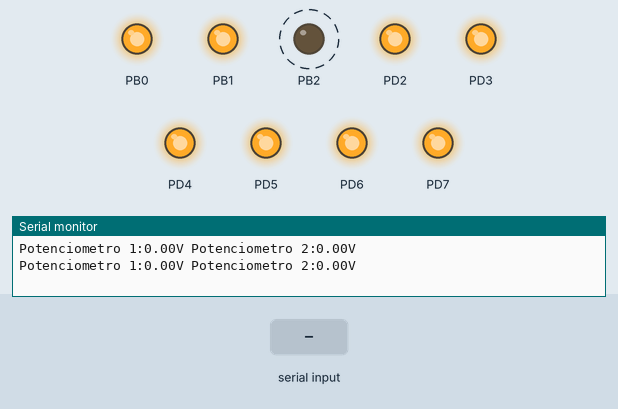
Bench run of a program on a simulated ATmega328P, built with avr-gcc and emulated at 16 MHz. Parts: output pins drawn as LEDs (lit = HIGH), the last lines printed to the serial monitor. Dashed ring = blinking. Inputs (shaded band) come from the test bench.

Above: at 1.2 s.
1.3 s: "90,45\n" received over Serial
At 2.5 s:
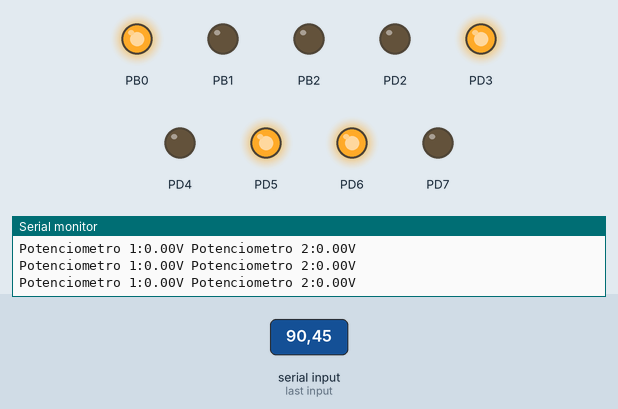
4.3 s: byte 10 ('\n') received over Serial
At 5.2 s:
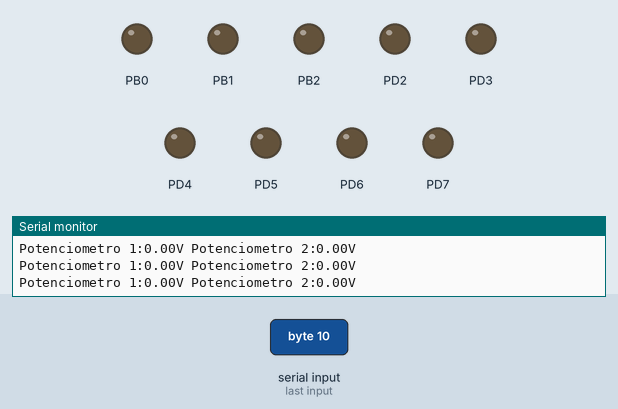
7.3 s: "30,150\n" received over Serial
At 8.4 s:
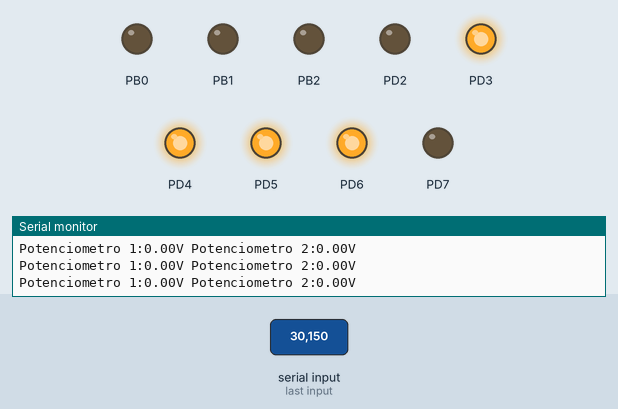
10.3 s: "1\n" received over Serial
At 11.6 s:
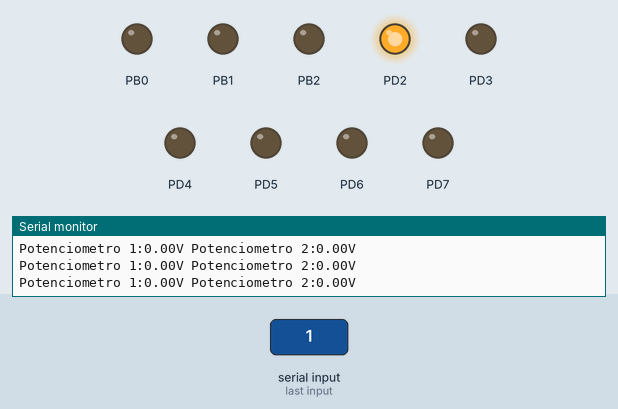
13.3 s: "2\n" received over Serial
At 14.3 s:
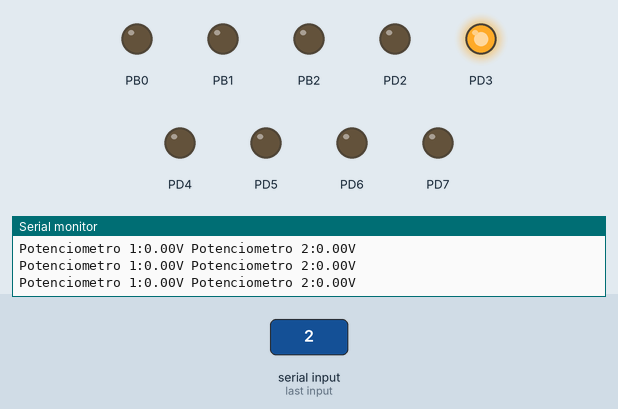
16.3 s: "3\n" received over Serial
At 17.5 s:
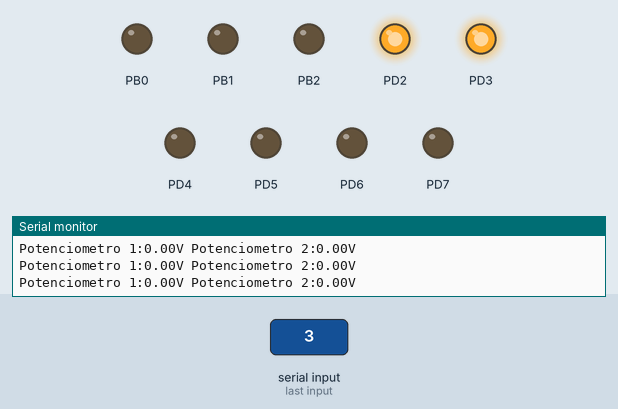
Timing chart, 0 to 20.3 s (numbered marks = the images above; inputs shaded):
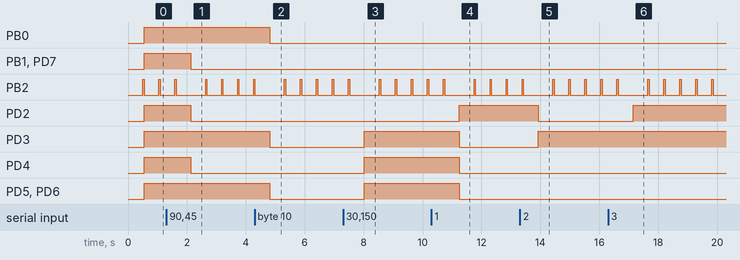

The program:

main.c
```c
/*
 * lab3_master.c
 *
 * Created: 2/6/2025 7:24:20 PM
 * Author : njfg0
 */
#define F_CPU 16000000
#include <avr/io.h>
#include <avr/interrupt.h>
#include <util/delay.h>
#include <stdint.h>
#include "SPI/SPI.h"
#include <string.h>
#include <stdio.h>
#include <stdlib.h>
#include "com_uart/com_uart.h"


uint8_t valorpot1=0;
uint8_t valorpot2=0;
uint8_t flag=1;
uint8_t leer_uart=0;
volatile char buffRX;
char cadena[4];
char *wordRX;
char *inicio_wordRX;
uint8_t num_Uart = 255;

void refreshPort(uint8_t valor);
void writetxtUART(char* texto);

int main(void)
{
	cli();
	initUART9600();
	DDRD|=0xFC;
	DDRB|=0x03;
	sei();
	DDRB|=(1<<DDB0)|(1<<DDB1);
	spiInit(SPI_MASTER_OSC_DIV16,SPI_DATA_ORDER_MSB,SPI_CLOCK_IDLE_LOW,SPI_CLOCK_FIRST_EDGE);
	wordRX = cadena;
	inicio_wordRX = wordRX;
    /* Replace with your application code */
    while (1)
    {
		PORTB &=~(1<<PORTB2);
		spiWrite('0');
		valorpot2=spiRead();
		_delay_ms(250);
		PORTB|=(1<<PORTB2);

		PORTB &=~(1<<PORTB2);
		spiWrite('1');
		valorpot1=spiRead();
		_delay_ms(250);
		PORTB|=(1<<PORTB2);


		float mpot1=(valorpot1*5.0)/255.0;
		float mpot2=(valorpot2*5.0)/255.0;

		int enterov1=(int)mpot1;
		int decimalv1=(int)((mpot1-enterov1)*100);

		int enterov2=(int)mpot2;
		int decimalv2=(int)((mpot2-enterov2)*100);

		char mensaje1[5];
		mensaje1[0]='0'+enterov1;
		mensaje1[1]='.';
		mensaje1[2]='0'+(decimalv1/10);
		mensaje1[3]='0'+(decimalv1%10);
		mensaje1[4]='V';
		mensaje1[5]='\0';

		char mensaje[100];
		strcpy(mensaje,"Potenciometro 1:");
		strcat(mensaje,mensaje1);

		char mensaje2[5];
		mensaje2[0]='0'+enterov2;
		mensaje2[1]='.';
		mensaje2[2]='0'+(decimalv2/10);
		mensaje2[3]='0'+(decimalv2%10);
		mensaje2[4]='V';
		mensaje2[5]='\0';

		strcat(mensaje," Potenciometro 2:");
		strcat(mensaje,mensaje2);
		strcat(mensaje,"\n");
		writetxtUART(mensaje);

		if (leer_uart==1){
			num_Uart = atoi(wordRX);
			//writetxtUART(wordRX);
			wordRX[0] = '\0';
			PORTB &=~(1<<PORTB2);
			spiWrite('a');
			spiRead();
			_delay_ms(250);
			PORTB|=(1<<PORTB2);
			PORTB &=~(1<<PORTB2);
			spiWrite(num_Uart);
			spiRead();
			_delay_ms(250);
			PORTB|=(1<<PORTB2);
			leer_uart=0;
		}
		PORTD=((PORTD&0x03)|((num_Uart<<2)&0xFC));
		PORTB=((PORTB&0xFC)|((num_Uart>>6)&0x03));

    }
}
void writetxtUART(char* texto){
	uint8_t i;
	for (i=0;texto[i]!='\0';i++){
		while(!(UCSR0A&(1<<UDRE0)));//esperar hasta que el udre0 esté en 1
		UDR0=texto[i];//cuando i nulo se acaba
		flag=0;
	}
}

/*void stringToInt(const char *str){
	while (*str) {
		char car = *str;

	}
}*/

ISR(USART_RX_vect){
	buffRX=UDR0;
	if ((buffRX == '\n')||(buffRX == '\r')) { //(buffRX==0)||
		leer_uart = 1;
		*wordRX = '\0';
		wordRX++;
		wordRX = inicio_wordRX;
	} else {
		*wordRX = buffRX;
		wordRX++;
	}
}
```

SPI.c
```c
/*
 * SPI.c
 *
 * Created: 2/6/2025 7:28:12 PM
 *  Author: njfg0
 */
#include "SPI.h"

void spiInit(Spi_Type sType, Spi_Data_Order sDataOrder, Spi_Clock_Polarity sClockPolarity, Spi_Clock_Phase sClockPhase){
	//PB2=SS
	//PB3=MOSI
	//PB4=MISO
	//PB5=SCK

	if (sType&(1<<MSTR)){
		DDRB|=(1<<DDB3)|(1<<DDB5)|(1<<DDB2);
		DDRB&=~(1<<DDB4);
		SPCR|=(1<<MSTR);

		uint8_t temp=sType&0b00000111;
		switch(temp){
			case 0://DIV2
				SPCR&=~((1<<SPR1)|(1<<SPR0));
				SPSR|=(1<<SPI2X);
			break;
			case 1://DIV4
				SPCR&=~((1<<SPR1)|(1<<SPR0));
				SPSR&=~(1<<SPI2X);
			break;
			case 2:
				SPCR|=(1<<SPR0);
				SPCR&=~(1<<SPR1);
				SPSR|=(1<<SPI2X);
			break;
			case 3:
				SPCR|=(1<<SPR0);
				SPCR&=~(1<<SPR1);
				SPSR&=~(1<<SPI2X);
			break;
			case 4:
				SPCR&=~(1<<SPR0);
				SPCR|=(1<<SPR1);
				SPSR|=(1<<SPI2X);
			break;
			case 5:
				SPCR&=~(1<<SPR0);
				SPCR|=(1<<SPR1);
				SPSR&=~(1<<SPI2X);
			break;
			case 6://DIV128
				SPCR|=((1<<SPR1)|(1<<SPR0));
				SPSR&=~(1<<SPI2X);
			break;
		}
	}else{//Slave mode
		DDRB|=(1<<DDB4);
		DDRB&=~((1<<DDB3)|(1<<DDB5)|(1<<DDB2));
		SPCR&=~(1<<MSTR);
	}
	SPCR|=(1<<SPE)|sDataOrder|sClockPolarity|sClockPhase;
}

static void spiReceiveWait(){//espera a recibir la data completa
	while(!(SPSR&(1<<SPIF)));
}

void spiWrite(uint8_t dat){
	SPDR=dat;//envia la data al bus
	while(!(SPSR&(1<<SPIF))); //espera a que se termine de mandar
}

unsigned spiDataReady(){
	if(SPSR &(1<<SPIF))
	return 1;
	else
	return 0;
}

uint8_t spiRead(void){
	//while(!(SPSR&(1<<SPIF)));//ESPERA A QUE SE COMPLETE DE RECIBIR TODA LA INFO
	return(SPDR);//LEE LA INFORMACIÓN
}
```

SPI.h
```c
/*
 * SPI.h
 *
 * Created: 2/6/2025 7:28:03 PM
 *  Author: njfg0
 */


#ifndef SPI_H_
#define SPI_H_

#include <avr/io.h>
#include <stdint.h>

typedef enum{
	SPI_MASTER_OSC_DIV2=0b01010000,
	SPI_MASTER_OSC_DIV4=0b01010001,
	SPI_MASTER_OSC_DIV8=0b01010010,
	SPI_MASTER_OSC_DIV16=0b01010011,
	SPI_MASTER_OSC_DIV32=0b01010100,
	SPI_MASTER_OSC_DIV64=0b01010101,
	SPI_MASTER_OSC_DIV128=0b01010110,
	SPI_SLAVE_SS=0b01000000
	}Spi_Type;

typedef enum{
	SPI_DATA_ORDER_MSB=0b00000000,
	SPI_DATA_ORDER_LSB=0b00100000
	}Spi_Data_Order;

typedef enum{
	SPI_CLOCK_IDLE_HIGH=0b00001000,
	SPI_CLOCK_IDLE_LOW=0b00000000
	}Spi_Clock_Polarity;

typedef enum{
	SPI_CLOCK_FIRST_EDGE=0b00000000,
	SPI_CLOCK_LAST_EDGE=0b00000100
}Spi_Clock_Phase;

void spiInit(Spi_Type,Spi_Data_Order,Spi_Clock_Polarity,Spi_Clock_Phase);
void spiWrite(uint8_t dat);
unsigned spiDataReady();
uint8_t spiRead(void);

#endif /* SPI_H_ */
```

com_uart.c
```c
/*
 * com_uart.c
 *
 * Created: 2/6/2025 8:39:48 AM
 *  Author: njfg0
 */
#include "com_uart.h"
void initUART9600(void){
	//configurar pines tx y rx
	DDRD &=~(1<<DDD0);//entrada
	DDRD|=(1<<DDD1);//salida Tx

	//configurar registro A modo fast u2x0 en 1
	UCSR0A=0;
	UCSR0A|=(1<<U2X0);

	//configurar registro B, habilotar isr rx, bits para habilitar RX y TX
	UCSR0B=0;
	UCSR0B|=(1<<RXCIE0)|(1<<RXEN0)|(1<<TXEN0);

	//Configurar registro C<Frame asincrono 8 bits de datos sin pariedad, 1 bit de stop
	UCSR0C=0;
	UCSR0C|=(1<<UCSZ01)|(1<<UCSZ00);

	//baudrate = 207 con % de error igual a 0.16% con 9600
	UBRR0=207;

}
```

com_uart.h
```c
/*
 * com_uart.h
 *
 * Created: 2/6/2025 8:39:59 AM
 *  Author: njfg0
 */


#ifndef COM_UART_H_
#define COM_UART_H_
#define F_CPU 16000000
#include <avr/io.h>
#include <util/delay.h>

void initUART9600(void);


#endif /* COM_UART_H_ */
```

Measured:
- after the input at 1.3 s, PB1, PD2, PD4, PD7: HIGH → LOW after 0.83 s
- after the input at 4.3 s, PB0, PD3, PD5, PD6: HIGH → LOW after 0.51 s
- after the input at 7.3 s, PD3–6: LOW → HIGH after 0.73 s
- after the input at 10.3 s, PD2: LOW → HIGH after 0.95 s; PD3–6: HIGH → LOW after 0.95 s
- after the input at 13.3 s, PD2: HIGH → LOW after 0.62 s; PD3: LOW → HIGH after 0.62 s
- after the input at 16.3 s, PD2: LOW → HIGH after 0.84 s
